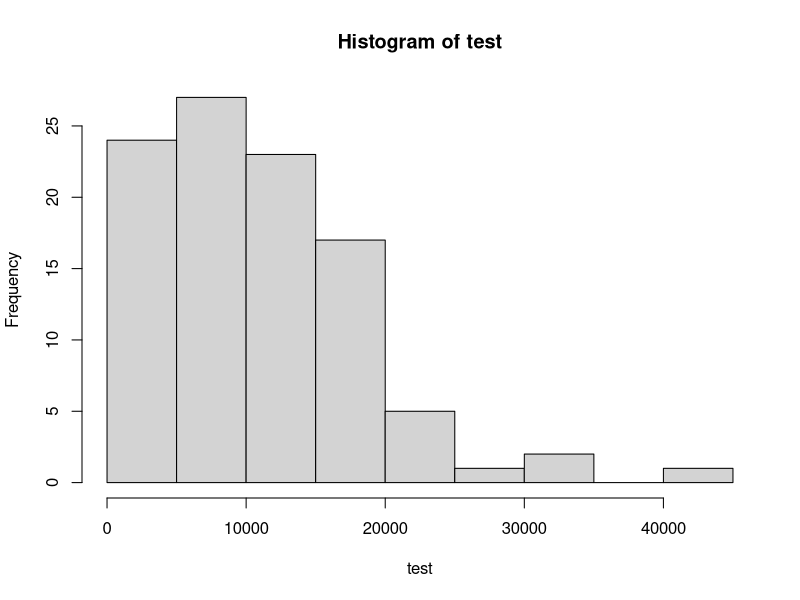

Generate this figure with R:
simulateOneGame<-function(x,y)
{
  position<-0
  count<-0
  while(position!=x&position!=y)
  {
    flip<-sample(c(-1,1),1)
    position=position+flip
    count=count+1
  }
  count
}

simulateOneGame(1,-1)

results<-matrix(nrow=10, ncol=10)
for (x in 1:10)
{
  for (y in 1:10)
  {
    results[x,y]<-mean(sapply(1:1000, FUN=function(n){simulateOneGame(-x,y)}))
  }
    }
results
?sapply

test<-sapply(1:100, FUN=function(n){simulateOneGame(-100,100)})
hist(test)
mean(test)
table(test)
sum(test>1)

error<-matrix(nrow=10, ncol=10)
for (x in 1:10)
{
  for (y in 1:10)
  {
    error[x,y]<-results[x,y]-x*y
  }
}
error
which.max(abs(error))
